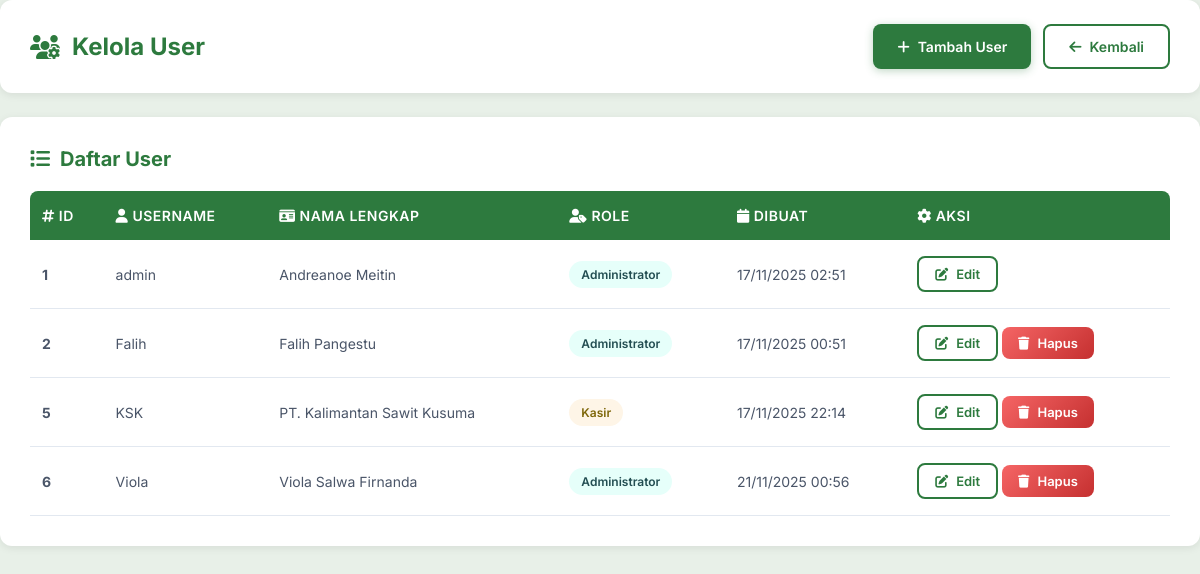
Page /kelola_user.php (signed in) on the earlier database version.
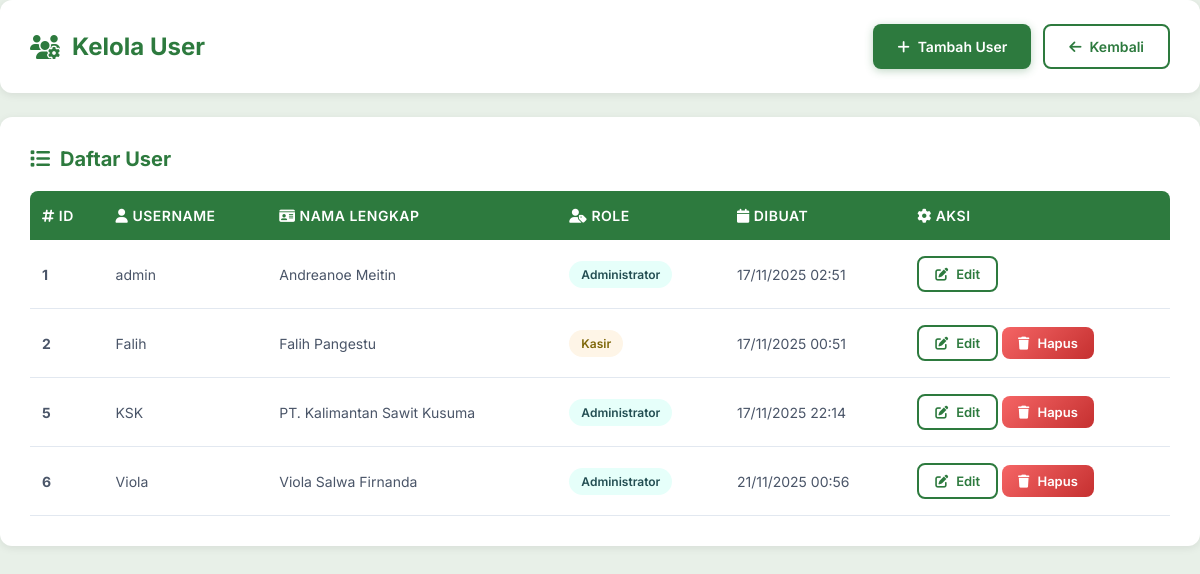
Same page on the later database version.
### tables this page shows
CREATE TABLE `users` (
  `id` int(11) NOT NULL,
  `username` varchar(50) NOT NULL,
  `password` varchar(255) NOT NULL,
  `nama_lengkap` varchar(100) NOT NULL,
  `role` enum('Kasir','Administrator') NOT NULL,
  `created_at` timestamp NOT NULL DEFAULT current_timestamp()
);

### kelola_user.php (the view, shortened to what this page needs)
<?php
require_once 'config/conn_db.php';
$current_user_id = $_SESSION['user_id'];
$users = mysqli_query($conn, "SELECT id, username, nama_lengkap, role, created_at FROM users ORDER BY id ASC");
?>
<!DOCTYPE html>
<html lang="id">
<head>
    <link rel="stylesheet" href="https://cdnjs.cloudflare.com/ajax/libs/font-awesome/6.4.0/css/all.min.css">
</head>
<body>
    <div class="container">
        <div class="header">
            <h2><i class="fas fa-users-cog"></i> Kelola User</h2>
            <div class="page-actions">
                <button id="btnShowAdd" class="btn btn-primary">
                    <i class="fas fa-plus"></i> Tambah User
                </button>
                <a href="dashboard.php" class="btn btn-outline">
                    <i class="fas fa-arrow-left"></i> Kembali
                </a>
            </div>
        </div>
        <div class="table-wrap">
            <h3><i class="fas fa-list"></i> Daftar User</h3>
            <table>
                <thead>
                    <tr>
                        <th><i class="fas fa-hashtag"></i> ID</th>
                        <th><i class="fas fa-user"></i> Username</th>
                        <th><i class="fas fa-id-card"></i> Nama Lengkap</th>
                        <th><i class="fas fa-user-tag"></i> Role</th>
                        <th><i class="fas fa-calendar"></i> Dibuat</th>
                        <th><i class="fas fa-cog"></i> Aksi</th>
                    </tr>
                </thead>
                <tbody>
                    <?php while ($u = mysqli_fetch_assoc($users)): ?>
                    <tr>
                        <td><strong><?= $u['id'] ?></strong></td>
                        <td><?= htmlspecialchars($u['username']) ?></td>
                        <td><?= htmlspecialchars($u['nama_lengkap']) ?></td>
                        <td>
                            <span class="badge <?= stripos($u['role'], 'admin') !== false ? 'badge-admin' : 'badge-kasir' ?>">
                                <?= htmlspecialchars($u['role']) ?>
                            </span>
                        </td>
                        <td><?= date('d/m/Y H:i', strtotime($u['created_at'])) ?></td>
                        <td>
                            <a class="btn btn-outline btn-sm" href="kelola_user.php?action=edit&id=<?= $u['id'] ?>">
                                <i class="fas fa-edit"></i> Edit
                            </a>
                            <?php if ($u['id'] != $current_user_id): ?>
                                    <a class="btn btn-danger btn-sm btn-delete" href="#" data-id="<?= $u['id'] ?>" data-username="<?php echo htmlspecialchars($u['username'], ENT_QUOTES); ?>">
                                        <i class="fas fa-trash"></i> Hapus
                                    </a>
                                <?php endif; ?>
                        </td>
                    </tr>
                    <?php endwhile; ?>
                </tbody>
            </table>
        </div>
    </div>
</body>
</html>

Differences in the rows shown:
changed users "Falih": role "Administrator" → "Kasir"
changed users "KSK": role "Kasir" → "Administrator"
